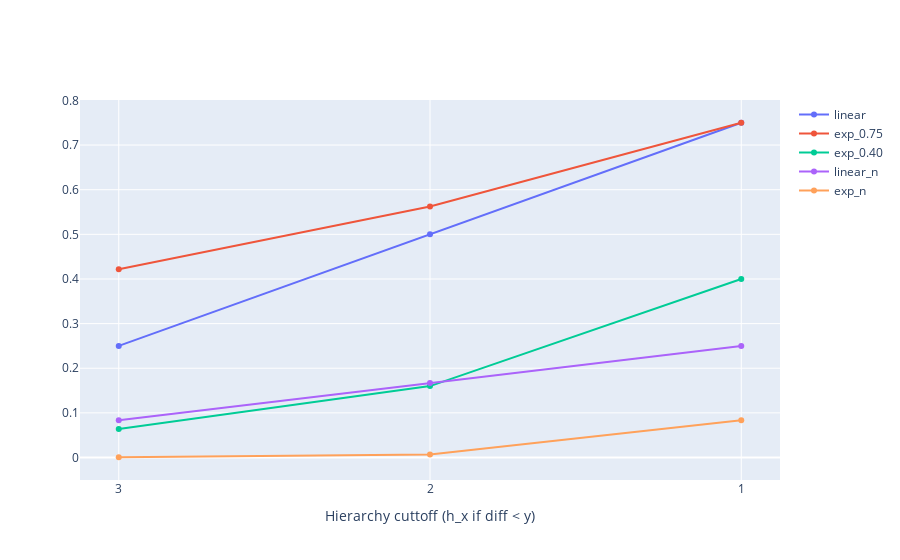

Here is the notebook cell this chart was saved with:
### Code cell
threshold_functions = {'linear': [0.25* i for i in range(1, 4)],
'exp_0.75': [0.75**(4-i) for i in range(1, 4)],
'exp_0.40': [0.4**(4-i) for i in range(1, 4)],
'linear_n': [(100/300*0.25)*i for i in range(1, 4)],
'exp_n': [(100/300*0.25)**(4-i) for i in range(1, 4)]}


fig = go.Figure()
for k, y_axis in threshold_functions.items():
    fig.add_scatter(x=list([str(x) for x in range(3, 0, -1)]),  y=y_axis, name=f'{k}')
fig.update_xaxes(title_text='Hierarchy cuttoff (h_x if diff < y)', type='category')
fig.show()

### Figure 1 — Plotly figure (JSON) as saved in the notebook; plotly's stock layout.template omitted (floating-point values rounded to 4 significant figures)
{"data": [{"name": "linear", "type": "scatter", "x": ["3", "2", "1"], "y": [0.25, 0.5, 0.75]}, {"name": "exp_0.75", "type": "scatter", "x": ["3", "2", "1"], "y": [0.4219, 0.5625, 0.75]}, {"name": "exp_0.40", "type": "scatter", "x": ["3", "2", "1"], "y": [0.064, 0.16, 0.4]}, {"name": "linear_n", "type": "scatter", "x": ["3", "2", "1"], "y": [0.08333, 0.1667, 0.25]}, {"name": "exp_n", "type": "scatter", "x": ["3", "2", "1"], "y": [0.0005787, 0.006944, 0.08333]}], "layout": {"xaxis": {"title": {"text": "Hierarchy cuttoff (h_x if diff < y)"}, "type": "category"}}}
